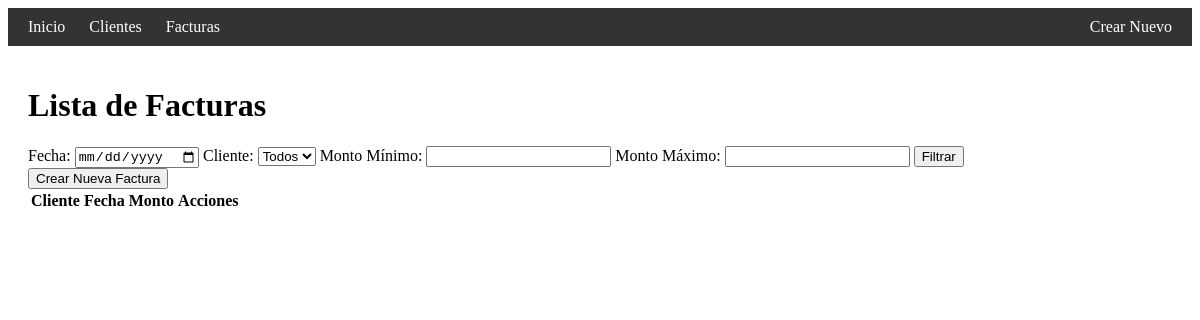
Page /facturas (signed in) on the earlier database version.
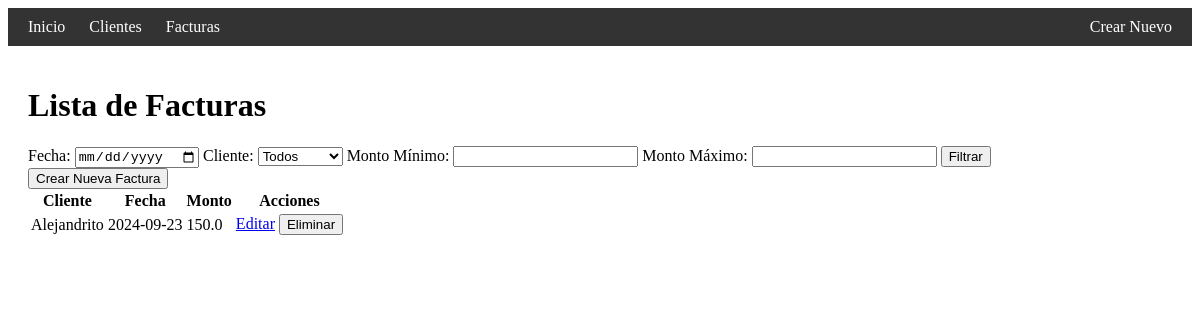
Same page on the later database version.
### app.py (models this page shows)
class Factura(db.Model):
    id = db.Column(db.Integer, primary_key=True)
    cliente_id = db.Column(db.Integer, db.ForeignKey('cliente.id'), nullable=False)
    fecha = db.Column(db.String(10), nullable=False)
    monto = db.Column(db.Float, nullable=False)
    cliente = db.relationship('Cliente', backref=db.backref('facturas', lazy=True))

class Cliente(db.Model):
    id = db.Column(db.Integer, primary_key=True)
    nombre = db.Column(db.String(100), nullable=False)
    email = db.Column(db.String(100), nullable=False)
    telefono = db.Column(db.String(10), nullable=False)

### app.py (the view)
@app.route('/facturas', methods=['GET'])
@login_required
def listar_facturas():
    fecha = request.args.get('fecha')
    cliente_id = request.args.get('cliente_id')
    monto_minimo = request.args.get('monto_minimo')
    monto_maximo = request.args.get('monto_maximo')
    query = Factura.query
    if fecha:
        query = query.filter(Factura.fecha == fecha)
    if cliente_id:
        query = query.filter(Factura.cliente_id == cliente_id)
    if monto_minimo:
        query = query.filter(Factura.monto >= float(monto_minimo))
    if monto_maximo:
        query = query.filter(Factura.monto <= float(monto_maximo))
    facturas = query.all()
    clientes = Cliente.query.all()  # Filtro para buscar por cliente
    return render_template('facturas.html', facturas=facturas, clientes=clientes)

### app.py (called while the page is built)
@login_manager.user_loader
def load_user(user_id):
    return Usuario.query.get(int(user_id))

### templates/facturas.html (shortened to what this page needs)
{% extends 'base.html' %}
{% block content %}
<h1>Lista de Facturas</h1>
<form method="get" action="{{ url_for('listar_facturas') }}">
    <label for="fecha">Fecha:</label>
    <input type="date" name="fecha" id="fecha">
    <label for="cliente_id">Cliente:</label>
    <select name="cliente_id" id="cliente_id">
        <option value="">Todos</option>
    </select>
    <label for="monto_minimo">Monto Mínimo:</label>
    <input type="number" step="0.01" name="monto_minimo" id="monto_minimo">
    <label for="monto_maximo">Monto Máximo:</label>
    <input type="number" step="0.01" name="monto_maximo" id="monto_maximo">
    <button type="submit">Filtrar</button>
</form>
<a href="{{ url_for('nueva_factura') }}">
    <button>Crear Nueva Factura</button>
</a>
<table>
    <tr>
        <th>Cliente</th>
        <th>Fecha</th>
        <th>Monto</th>
        <th>Acciones</th>
    </tr>
    {% for factura in facturas %}
    <tr>
        <td>{{ factura.cliente.nombre }}</td>
        <td>{{ factura.fecha }}</td>
        <td>{{ factura.monto }}</td>
        <td>
            <a href="{{ url_for('editar_factura', id=factura.id) }}">Editar</a>
            <form action="{{ url_for('eliminar_factura', id=factura.id) }}" method="POST" style="display:inline;">
                <button type="submit">Eliminar</button>
            </form>
        </td>
    </tr>
    {% endfor %}
</table>
{% endblock %}

### templates/base.html (shortened to what this page needs)
<!DOCTYPE html>
<html lang="en">
<head>
</head>
<body>
    <nav>
        <div>
            <a href="{{ url_for('bienvenida') }}">Inicio</a>
            <a href="{{ url_for('listar_clientes') }}">Clientes</a>
            <a href="{{ url_for('listar_facturas') }}">Facturas</a>
        </div>
        <div>
            <div class="dropdown">
                <a href="#">Crear Nuevo</a>
            </div>
        </div>
    </nav>
    <div class="container">
        {% block content %}
        {% endblock %}
    </div>
</body>
</html>

### templates/base.html (style rules this page uses)
nav { background-color: #333; color: #fff; padding: 10px; display: flex; justify-content: space-between; }
nav a { color: #fff; text-decoration: none; padding: 0 10px; }
.container { padding: 20px; }
.dropdown { position: relative; display: inline-block; }

Differences in the rows shown:
added Factura: cliente.nombre "Alejandrito", fecha "2024-09-23", monto "150.0"
